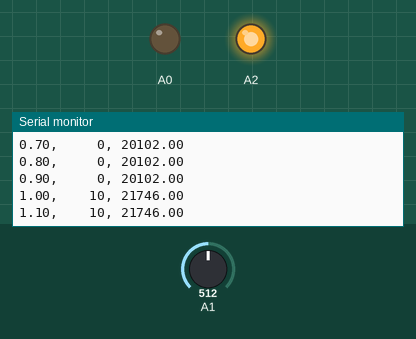
This sketch was run on a simulated Arduino Zero (SAMD21). Parts: output pins drawn as LEDs (lit = HIGH), the last lines printed to the serial monitor. The test bench sets the inputs (shaded band); at power-on: A1 = 512 (analog values on the 0–1023 scale). Random numbers use the default seed unless the sketch sets one.

Above: at 1.2 s.
1.3 s: A1 set to 306
At 1.31 s:
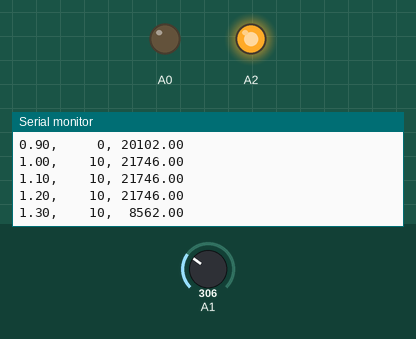
2.9 s: A1 set to 122
At 3.01 s:
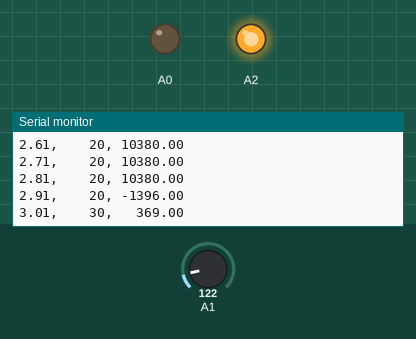
Timing chart, 0 to 5.9 s (numbered marks = the images above; inputs shaded):
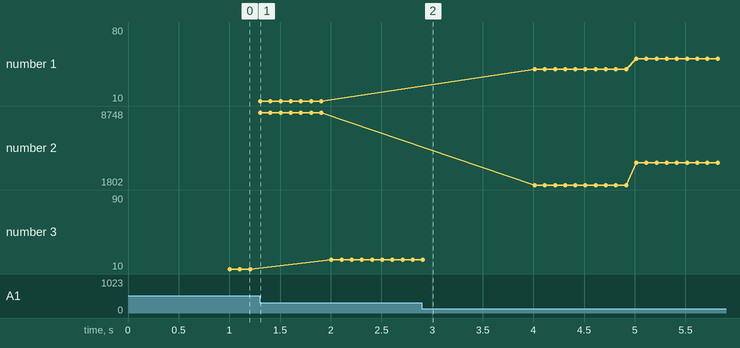

The sketch:

L08_Pot_Cal_Starter.ino
```cpp
// 2020-07-24 Use this code to simulate some calibration data for the potentiometer
#include "RTClib.h"   // RTClib by Adafruit needed for %f in printf()

#define LED_PIN 13
#define BUTTON_PIN 12
#define HI_PIN 2
#define vRef 3.300  // this voltage value should be adjusted to match your own hardware
#define rRef 10000  // this resistance value should be adjusted to match your own hardware

double AtomV = vRef / 65.535;     // convert 16 bit unsigned from ADC to mV
double AtoV  = vRef / 65535.;     // convert 16 bit unsigned from ADC to V

double potSet = 0;    // the average analogRead() value for the current potentiometer setting
unsigned cnt = 1;     // the number of analogRead() values to average over

void setup() {
  Serial.begin(115200);         // set the serial port speed
  while(!Serial && millis() < 5000);
  Serial.printf("\n\nHello World, L08 Starter\n\n");
  Serial.printf("Set your pot somewhere in the middle of it's range and run this code.\n\n");
  analogReadResolution(16);

  // Use A0 and A2 to supply the potentiometer so that the wiper on A1 is an adjustable voltage source.
  pinMode(A0,OUTPUT);
  pinMode(A2,OUTPUT);
  digitalWrite(A0,LOW);
  digitalWrite(A2,HIGH);

  // collect some intial data for a zero reference
  for(int i=0;i<cnt;i++){
    potSet += analogRead(A1);
  }
  potSet /= cnt;

  Serial.printf("Average Potentiometer Reading is %8.1f\n",potSet);
  Serial.printf("Do not move the pot while generating simulated calibration data.\n\n");
}

unsigned long timeLast = 0;  // the last time we went through the loop, microseconds

void loop() {
  // some random values so everybody's cal data is different,
  // don't use data from another group without explaining why in your report
  static double divPerDeg = 65535 / 380. + random(-3500,3500) / 1000.;
  static double divZero = 20000 + random(-15000,15000) / 100.;
  static unsigned long ts = micros();
  unsigned long timeNow = micros();

  // Set the target angle to steps of 10 between 0 and 180 changing every second
  int targetAngle = (timeNow - ts) / 1000000;
  //targetAngle = targetAngle % 19; // uncomment to do the measurement repeatedly
  targetAngle *= 10;

  // If target has moved, reset the actual angle with some random variations for human error.
  // You could change this if you think you are more accurate at setting the positions.
  static double actualAngle = 0;
  if(abs(actualAngle-targetAngle) > 3) actualAngle = targetAngle + random(-1500,1500) / 1000.;

  // Get some actual analog data from the pot so it has noise typical of the system.
  double sum = 0;
  for(int i = 0;i<cnt;i++) sum += analogRead(A1);
  sum /= cnt;

  // Adjust the data to reflect the current actual angle being simulated
  unsigned ps = potSet;
  unsigned as = actualAngle * divPerDeg + divZero;
  double aRead = (sum - ps) + as;
  double readAngle = (aRead - divZero) / divPerDeg;
  if(targetAngle <= 180) Serial.printf("%4.2f, %5d, %8.2f\n",timeNow/1000000.,targetAngle, aRead);
  timeLast = timeNow;        // save the old value for next time through the loop
  delay(100);
}
```

Measured:
- after the input at 1.3 s, the serial monitor: prints a new line at once (image 1)
